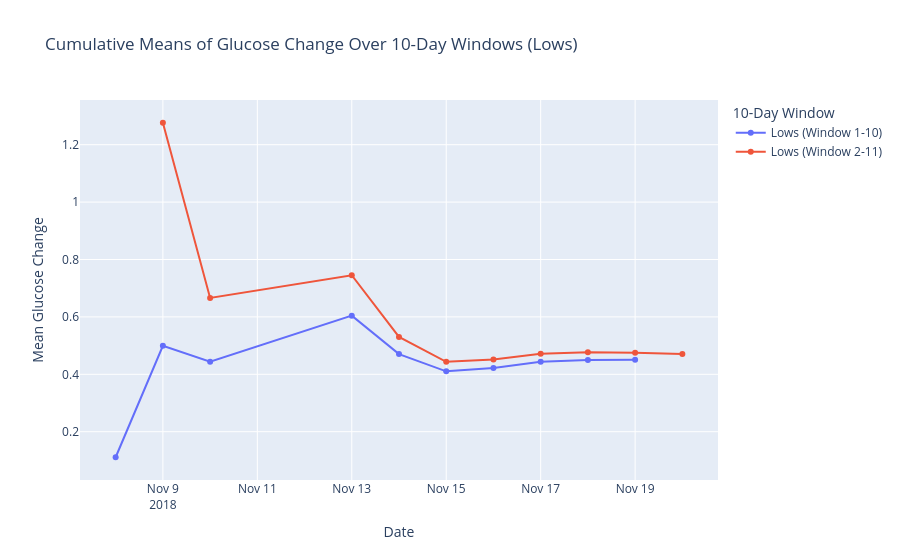

Notebook code for this chart:
### Code cell
def plot_means_by_inner_window(filtered_data, label):
    filtered_data['Date'] = pd.to_datetime(filtered_data['Timestamp']).dt.date
    unique_days = sorted(filtered_data['Date'].unique())
    
    fig = go.Figure()

    for start_day in range(len(unique_days) - 9):
        dates = []
        means = []
        current_window = unique_days[start_day:start_day + 10]
        cumulative_filtered_data = filtered_data[filtered_data['Date'] >= unique_days[start_day]]
        
        for current_date in current_window:
            cumulative_data = cumulative_filtered_data[cumulative_filtered_data['Date'] <= current_date]['GlucoseChange']
            means.append(cumulative_data.mean() if len(cumulative_data) > 0 else 0)
            dates.append(current_date)
        
        fig.add_trace(go.Scatter(
            x=dates,
            y=means,
            mode='lines+markers',
            name=f"{label} (Window {start_day+1}-{start_day+10})"
        ))

    fig.update_layout(
        title=f'Cumulative Means of Glucose Change Over 10-Day Windows ({label})',
        xaxis_title='Date',
        yaxis_title='Mean Glucose Change',
        legend_title='10-Day Window',
        hovermode='x unified'
    )

    fig.show()

plot_means_by_inner_window(actgluco_low, label='Lows')

### Figure 1 — Plotly figure (JSON) as saved in the notebook; plotly's stock layout.template omitted (floating-point values rounded to 4 significant figures)
{"data": [{"mode": "lines+markers", "name": "Lows (Window 1-10)", "type": "scatter", "x": ["2018-11-08", "2018-11-09", "2018-11-10", "2018-11-13", "2018-11-14", "2018-11-15", "2018-11-16", "2018-11-17", "2018-11-18", "2018-11-19"], "y": [0.111, 0.4995, 0.444, 0.6043, 0.4705, 0.4103, 0.4219, 0.4437, 0.4498, 0.4511]}, {"mode": "lines+markers", "name": "Lows (Window 2-11)", "type": "scatter", "x": ["2018-11-09", "2018-11-10", "2018-11-13", "2018-11-14", "2018-11-15", "2018-11-16", "2018-11-17", "2018-11-18", "2018-11-19", "2018-11-20"], "y": [1.276, 0.666, 0.7453, 0.5304, 0.4435, 0.4515, 0.4714, 0.4769, 0.4754, 0.4705]}], "layout": {"hovermode": "x unified", "legend": {"title": {"text": "10-Day Window"}}, "title": {"text": "Cumulative Means of Glucose Change Over 10-Day Windows (Lows)"}, "xaxis": {"title": {"text": "Date"}}, "yaxis": {"title": {"text": "Mean Glucose Change"}}}}
